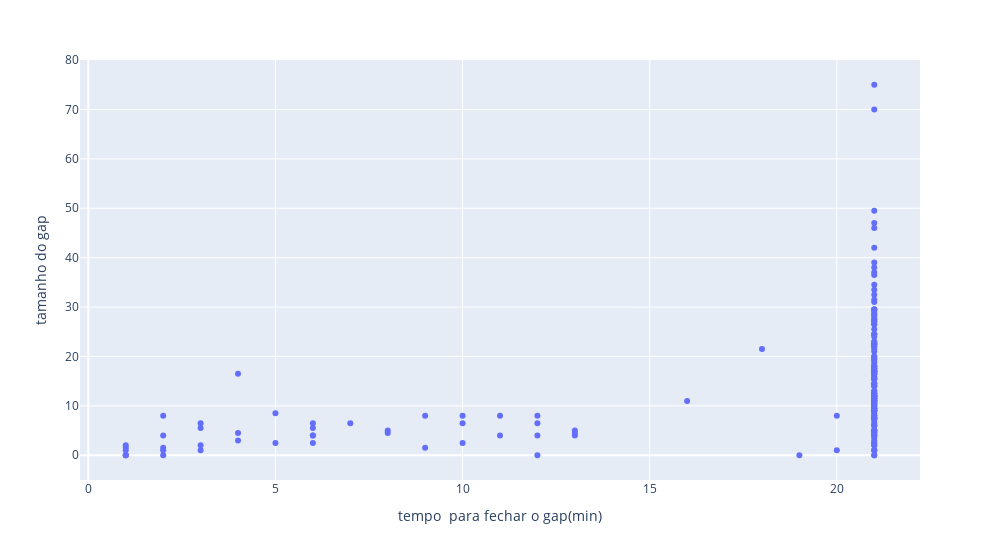
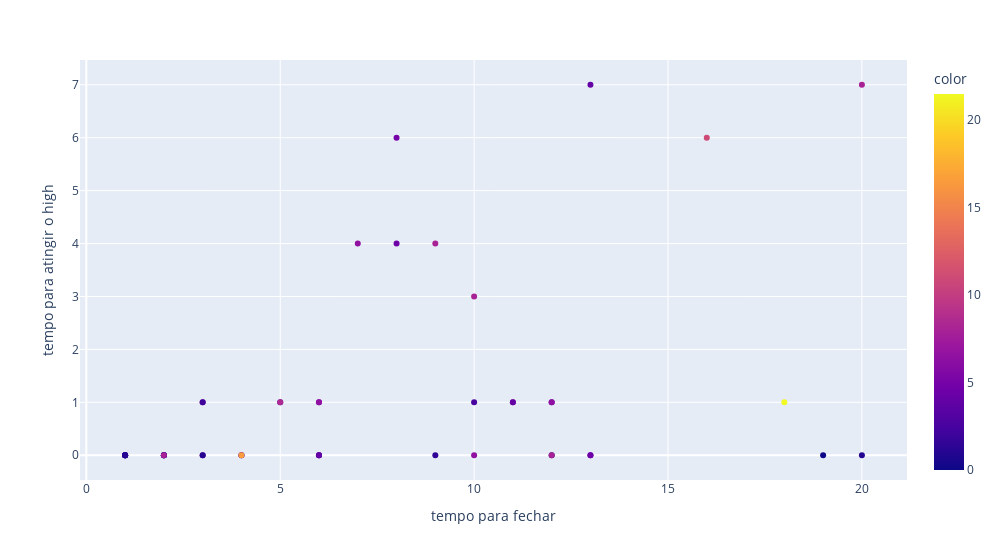

These figures' notebook cell, in order:
### Code cell
fig3  = px.scatter(datas2, x = '<TEMP_FEC>', y = '<PRECO_HIGH>', width = 1000)
fig3.update_xaxes(title = 'tempo  para fechar o gap(min)')
fig3.update_yaxes(title = 'tamanho do gap')
fig3.show()

# tempo para fechar e para ter o minimo anterior fechou
fig4  = px.scatter(datas2, x = datas2['<TEMP_FEC>'].loc[fechou2], y = datas2['<TEMP_HIGH>'].loc[fechou2],color=datas2['<PRECO_HIGH>'].loc[fechou2], width = 1000)
fig4.update_xaxes(title = 'tempo para fechar')
fig4.update_yaxes(title = 'tempo para atingir o high')
fig4.show()

### Figure 1 — Plotly figure (JSON) as saved in the notebook; plotly's stock layout.template omitted (floating-point values rounded to 4 significant figures; data arrays with more than 128 entries replaced by an {"elided": "..."} marker saying what was removed)
{"data": [{"hovertemplate": "<TEMP_FEC>=%{x}<br><PRECO_HIGH>=%{y}<extra></extra>", "legendgroup": "", "marker": {"color": "#636efa", "symbol": "circle"}, "mode": "markers", "name": "", "orientation": "v", "showlegend": false, "type": "scatter", "x": {"elided": "198 int values"}, "xaxis": "x", "y": {"elided": "198 float values"}, "yaxis": "y"}], "layout": {"legend": {"tracegroupgap": 0}, "margin": {"t": 60}, "width": 1000, "xaxis": {"anchor": "y", "domain": [0, 1], "title": {"text": "tempo  para fechar o gap(min)"}}, "yaxis": {"anchor": "x", "domain": [0, 1], "title": {"text": "tamanho do gap"}}}}

### Figure 2 — Plotly figure (JSON) as saved in the notebook; plotly's stock layout.template omitted (floating-point values rounded to 4 significant figures)
{"data": [{"hovertemplate": "x=%{x}<br>y=%{y}<br>color=%{marker.color}<extra></extra>", "legendgroup": "", "marker": {"color": [8, 5.5, 0, 8, 0, 3, 6.5, 0, 6.5, 1, 5, 4, 1, 4, 8, 4.5, 4, 4, 4.5, 2.5, 4, 2.5, 1, 1.5, 0, 1.5, 5.5, 6.5, 1.5, 5, 0, 6.5, 0, 21.5, 4, 2, 2.5, 16.5, 6.5, 4.5, 8, 2, 11, 8, 1, 8.5, 8], "coloraxis": "coloraxis", "symbol": "circle"}, "mode": "markers", "name": "", "orientation": "v", "showlegend": false, "type": "scatter", "x": [9, 3, 1, 10, 1, 4, 10, 12, 7, 3, 8, 13, 2, 2, 11, 8, 11, 6, 4, 5, 12, 6, 20, 2, 2, 1, 6, 6, 9, 13, 19, 3, 1, 18, 6, 3, 10, 4, 12, 13, 12, 1, 16, 20, 1, 5, 2], "xaxis": "x", "y": [4, 0, 0, 3, 0, 0, 0, 0, 4, 0, 6, 7, 0, 0, 1, 4, 1, 0, 0, 1, 1, 0, 0, 0, 0, 0, 1, 1, 0, 0, 0, 1, 0, 1, 0, 1, 1, 0, 1, 0, 0, 0, 6, 7, 0, 1, 0], "yaxis": "y"}], "layout": {"coloraxis": {"colorbar": {"title": {"text": "color"}}, "colorscale": [[0, "#0d0887"], [0.1111, "#46039f"], [0.2222, "#7201a8"], [0.3333, "#9c179e"], [0.4444, "#bd3786"], [0.5556, "#d8576b"], [0.6667, "#ed7953"], [0.7778, "#fb9f3a"], [0.8889, "#fdca26"], [1, "#f0f921"]]}, "legend": {"tracegroupgap": 0}, "margin": {"t": 60}, "width": 1000, "xaxis": {"anchor": "y", "domain": [0, 1], "title": {"text": "tempo para fechar"}}, "yaxis": {"anchor": "x", "domain": [0, 1], "title": {"text": "tempo para atingir o high"}}}}
